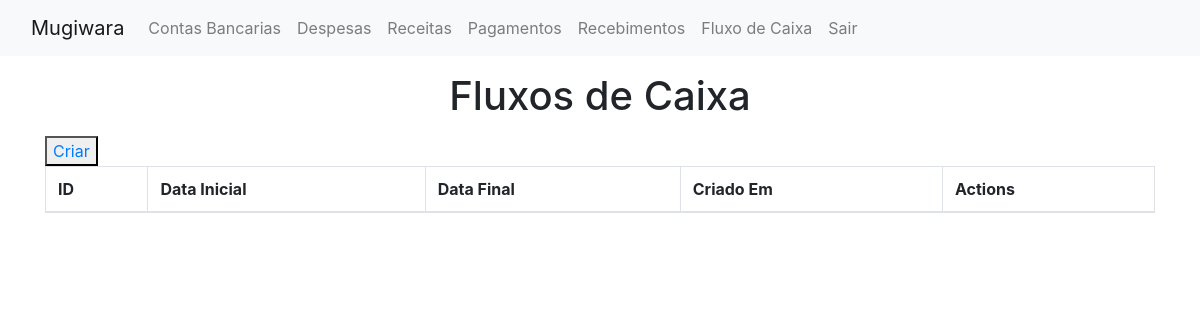
The page /show_fluxo_caixa/ on the database as committed earlier.
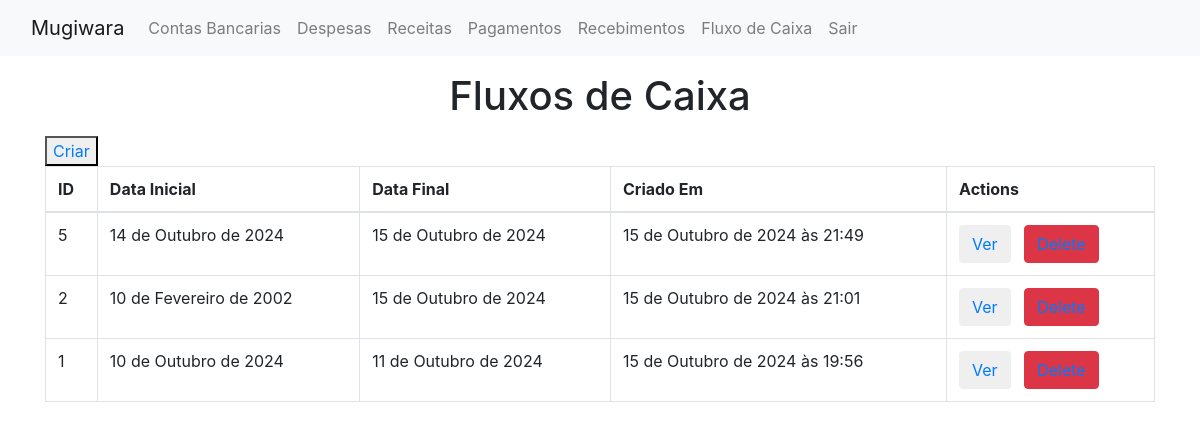
The same page on the database as committed later.
### mugiwara/models/fluxo_caixa.py (models this page shows, shortened)
class fluxo_caixa(models.Model):
    data_inicial = models.DateField()
    data_final = models.DateField()
    created_at = models.DateTimeField(auto_created=True, auto_now_add=True)
    class Meta:
        ordering = ['-created_at']

### mugiwara/views.py (the view)
# urls.py: path('show_fluxo_caixa/', views.showFluxoCaixaView, name='show_fluxo_caixa'),
def showFluxoCaixaView(request):
    fluxo_caixas = fluxo_caixa.objects.all()
    context = {
        'fluxo_caixas': fluxo_caixas
    }
    return render(request, 'mugiwara/show_fluxo_caixa.html', context)

### mugiwara/templates/mugiwara/show_fluxo_caixa.html (shortened to what this page needs)
{% extends 'layout.html' %}
{% block content %}
<div class="container">
<h1 class="text-center mt-3 mb-3">Fluxos de Caixa</h1>
<button><a href="{% url 'fluxo_caixa' %}">Criar</a></button>
<table class="table table-bordered">
   <thead>
     <tr>
       <th scope="col">ID</th>
       <th scope="col">Data Inicial</th>
       <th scope="col">Data Final</th>
       <th scope="col">Criado Em</th>
       <th scope="col">Actions</th>
     </tr>
   </thead>
   <tbody>
   {% for fluxo_caixa in fluxo_caixas %}
     <tr>
       <td>{{fluxo_caixa.id}}</td>
       <td>{{fluxo_caixa.data_inicial}}</td>
       <td>{{fluxo_caixa.data_final}}</td>
       <td>{{fluxo_caixa.created_at}}</td>
       <td>
           <button class="btn"><a href="{% url 'show_fluxo_caixa_one' fluxo_caixa.id %}">Ver</a></button>&nbsp;&nbsp;
           <button class="btn btn-danger"><a href="{% url 'delete_fluxo_caixa' fluxo_caixa.id %}">Delete</a></button>
       </td>
     </tr>
   {% endfor %}
   </tbody>
 </table>
</div>
{% endblock %}

Rows that differ between the two databases and show on the page:
added fluxo_caixa: id "5", data_inicial "14 de Outubro de 2024", data_final "15 de Outubro de 2024", created_at "15 de Outubro de 2024 às 21:49"
added fluxo_caixa: id "2", data_inicial "10 de Fevereiro de 2002", data_final "15 de Outubro de 2024", created_at "15 de Outubro de 2024 às 21:01"
added fluxo_caixa: id "1", data_inicial "10 de Outubro de 2024", data_final "11 de Outubro de 2024", created_at "15 de Outubro de 2024 às 19:56"
